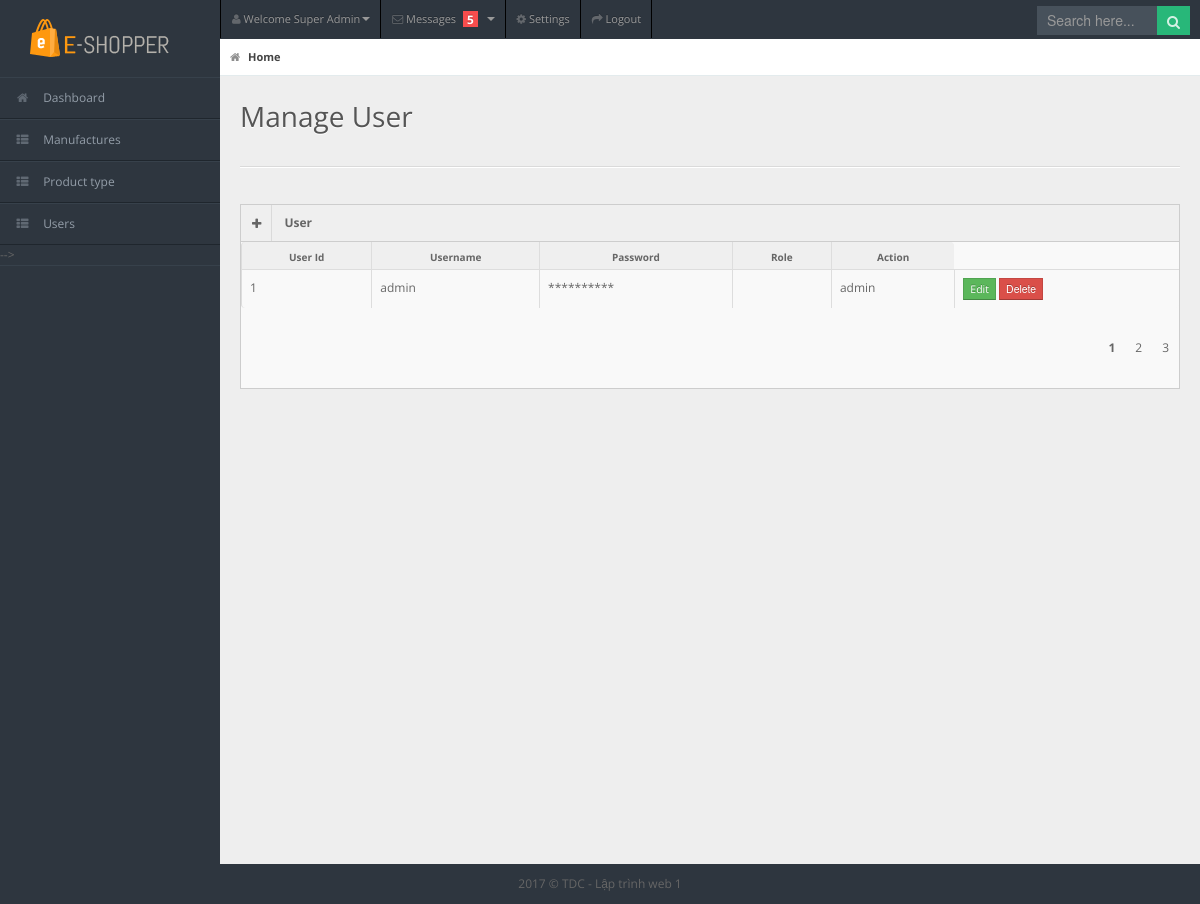
The page /admin/users.php (signed in) on the database its author committed.
### tables this page shows
CREATE TABLE IF NOT EXISTS `user` (
  `ID` int(20) NOT NULL AUTO_INCREMENT,
  `UserName` char(20) NOT NULL,
  `PassWord` char(60) NOT NULL,
  `Role` char(20) NOT NULL,
  `Email` char(20) DEFAULT NULL,
  `PhoneNumber` int(10) DEFAULT NULL,
  `Name` varchar(40) DEFAULT NULL,
  PRIMARY KEY (`ID`),
  UNIQUE KEY `Username` (`UserName`)
);

### admin/Model2s/db.php (called while the page is built)
<?php
class Db
{
    public static $connection;
    public function __construct()
    {
        if (!self::$connection) {
            self::$connection = new mysqli(DB_HOST, DB_USER, DB_PASSWORD, DB_NAME,PORT);
            self::$connection->set_charset(DB_CHARSET);
        }
        return self::$connection;
    }
}

### admin/Model2s/User.php (called while the page is built, shortened)
<?php
class User extends Db
{
    function GetfullUser()
    {
        $sql = self::$connection->prepare("     SELECT *
        FROM user
       ");
$sql->execute();
$items = $sql->get_result()->fetch_all(MYSQLI_ASSOC);
return $items;
    }
}

### admin/users.php (the view, shortened to what this page needs)
<?php require "sidebar.php";
require "Model2s/db.php";
    require "Model2s/User.php";
    $user= new User;
?>
            <h1>Manage User</h1>
        </div>
        <div class="container-fluid">
            <hr>
            <div class="row-fluid">
                <div class="span12">
                    <div class="widget-box">
                        <div class="widget-title"> <span class="icon"><a href="AddUser.php"> <i class="icon-plus"></i>
                                </a></span>
                            <h5>User</h5>
                        </div>
                        <div class="widget-content nopadding">
                            <table class="table table-bordered table-striped">
                                <thead>
                                    <tr>
                                        <th>User Id</th>
                                        <th>Username</th>
                                        <th>Password</th>
                                        <th>Role</th>
                                        <th>Action</th>
                                    </tr>
                                </thead>
                                <tbody>
                                <?php foreach ($user->GetfullUser()  as $dataAcount) { ?>
                                    <tr class="">
                                        <td><?php echo $dataAcount['ID'] ?></td>
                                        <td><?php echo $dataAcount['UserName'] ?></td>
                                        <td> ********** <td>
                                        <td><?php echo $dataAcount['Role'] ?></td>
                                        <td>
                                            <a href="EditAccount.php?id=<?php echo $dataAcount['ID'];   ?>" class="btn btn-success btn-mini">Edit</a>
                                            <form action="DeleteAccount.php" method="post">
                                                <input type="submit" class="btn btn-danger btn-mini" value="Delete">
                                            </form>
                                        </td>
                                    </tr>
                                    <?php } ?>
                                </tbody>
                            </table>
                            <div class="row" style="margin-left: 18px;">
                                <ul class="pagination">
                                    <li class="active">1</li>
                                    <li>2</li>
                                    <li>3</li>
                                </ul>
                            </div>
                        </div>
                    </div>
                </div>
            </div>
        </div>
    </div>
    <div class="row-fluid">
        <div id="footer" class="span12"> 2017 &copy; TDC - Lập trình web 1</div>
    </div>
</body>
</html>

### admin/css/select2.css (style rules this page uses)
ul.pagination li { float: left; }

### admin/css/matrix-style.css (style rules this page uses)
* { outline:none !important; -moz-outline: none !important; }
html, body { height:100% }
body { overflow-x: hidden; margin-top: -10px; font-family: 'Open Sans', sans-serif; font-size:12px; color:#666; }
a { color:#666; }
select, textarea, input[type="text"], input[type="password"], input[type="datetime"], input[type="datetime-local"], input[type="date"], input[type="month"], input[type="time"], input[type="week"], input[type="number"], input[type="email"], input[type="url"], input[type="search"], input[type="tel"], input[type="color"], .uneditable-input, .label, .dropdown-menu, .btn, .well, .progress, .table-bordered, .btn-group > .btn:first-child, .btn-group > .btn:last-child, .btn-group > .btn:last-child, .btn-group > .dropdown-toggle, .alert { border-radius:0px; }
.btn, textarea, input[type="text"], input[type="password"], input[type="datetime"], input[type="datetime-local"], input[type="date"], input[type="month"], input[type="time"], input[type="week"], input[type="number"], input[type="email"], input[type="url"], input[type="search"], input[type="tel"], input[type="color"], .uneditable-input { box-shadow:none; }
.progress, .progress-success .bar, .progress .bar-success, .progress-warning .bar, .progress .bar-warning, .progress-danger .bar, .progress .bar-danger, .progress-info .bar, .progress .bar-info, .btn, .btn-primary { background-image:none; }
#footer { padding:10px; text-align:center; }
hr { border-top-color:#dadada; }
.table-striped form { display: inline; }
#content-header h1 { color: #555555; font-size: 28px; font-weight: normal; float: none; text-shadow: 0 1px 0 #ffffff; margin-left: 20px; position: relative; }
#content-header h1, #content-header .btn-group { margin-top: 20px; }
.stat-boxes .peity_bar_good, .stat-boxes .peity_line_good, { color: #459D1C; }
.widget-box { background: none repeat scroll 0 0 #F9F9F9; border-left: 1px solid #CDCDCD; border-top: 1px solid #CDCDCD; border-right: 1px solid #CDCDCD; clear: both; margin-top: 16px; margin-bottom: 16px; position: relative; }
.widget-title, .modal-header, .table th, div.dataTables_wrapper .ui-widget-header { background:#efefef; border-bottom: 1px solid #CDCDCD; height: 36px; }
.widget-title span.icon { padding: 9px 10px 7px 11px; float: left; border-right:1px solid #dadada; }
.widget-title h5 { color: #666; float: left; font-size: 12px; font-weight: bold; padding: 12px; line-height: 12px; margin: 0; }
.widget-content { padding:15px; border-bottom: 1px solid #cdcdcd; }
.table th { height: auto; font-size: 10px; padding: 5px 10px 2px; border-bottom: 0; text-align: center; color: #666666; }
.nopadding { padding: 0 !important; }
.nopadding .table { margin-bottom: 0; }
.nopadding .table-bordered { border: 0; }
form { margin-bottom: 0; }

### admin/css/matrix-media.css (style rules this page uses)
body { background:#2E363F; }

### admin/sidebar.php (style rules this page uses)
ul.pagination { list-style: none; float: right; }
ul.pagination li.active { font-weight: bold }
ul.pagination li { float: left; display: inline-block; padding: 10px }

### rows shown on the page
user: ID "1", UserName "admin", Role "admin"
